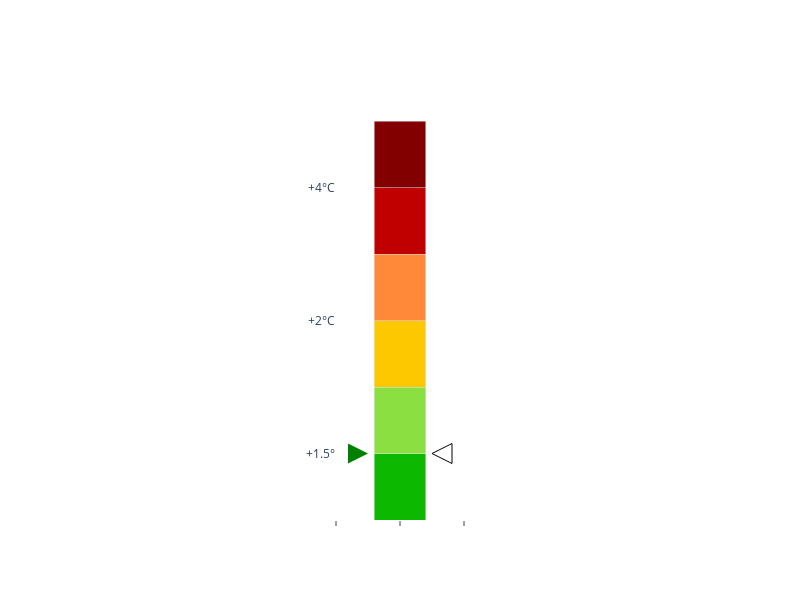

Notebook cell for this chart:
### Code cell
fig = build_bullet_gauge('', '')
fig.show()

### Figure 1 — Plotly figure (JSON) as saved in the notebook; plotly's stock layout.template omitted (floating-point values rounded to 4 significant figures)
{"data": [{"base": 0, "hoverinfo": "y", "marker": {"color": "#820000"}, "name": "measures", "orientation": "v", "type": "bar", "width": 0.4, "x": [0.5], "xaxis": "x", "y": [6], "yaxis": "y"}, {"base": 0, "hoverinfo": "y", "marker": {"color": "#C00000"}, "name": "measures", "orientation": "v", "type": "bar", "width": 0.4, "x": [0.5], "xaxis": "x", "y": [5], "yaxis": "y"}, {"base": 0, "hoverinfo": "y", "marker": {"color": "#FF8939"}, "name": "measures", "orientation": "v", "type": "bar", "width": 0.4, "x": [0.5], "xaxis": "x", "y": [4], "yaxis": "y"}, {"base": 0, "hoverinfo": "y", "marker": {"color": "#FEC800"}, "name": "measures", "orientation": "v", "type": "bar", "width": 0.4, "x": [0.5], "xaxis": "x", "y": [3], "yaxis": "y"}, {"base": 0, "hoverinfo": "y", "marker": {"color": "#8CDF41"}, "name": "measures", "orientation": "v", "type": "bar", "width": 0.4, "x": [0.5], "xaxis": "x", "y": [2], "yaxis": "y"}, {"base": 0, "hoverinfo": "y", "marker": {"color": "#0DB800"}, "name": "measures", "orientation": "v", "type": "bar", "width": 0.4, "x": [0.5], "xaxis": "x", "y": [1], "yaxis": "y"}, {"hoverinfo": "y", "marker": {"color": "rgb(0, 0, 0)", "size": 12, "symbol": "diamond-tall"}, "name": "markers", "type": "scatter", "x": [0.5], "xaxis": "x", "y": [], "yaxis": "y"}, {"hovertemplate": "Accomplishment", "marker": {"color": "green", "size": 20, "symbol": "arrow-right"}, "name": "Accomplishment", "showlegend": false, "type": "scatter", "x": [0.25], "xaxis": "x", "y": [1], "yaxis": "y"}, {"hovertemplate": "Engagement", "marker": {"color": "white", "line": {"color": "black", "width": 1}, "size": 20, "symbol": "arrow-left"}, "name": "Engagement", "showlegend": false, "type": "scatter", "x": [0.75], "xaxis": "x", "y": [1], "yaxis": "y"}], "layout": {"annotations": [{"font": {"color": "#0f0f0f", "size": 13}, "showarrow": false, "text": "<b></b>", "textangle": 0, "x": 0.5, "xanchor": "center", "xref": "paper", "y": 1.03, "yanchor": "middle", "yref": "paper"}], "barmode": "stack", "height": 600, "margin": {"l": 80}, "paper_bgcolor": "rgba(0,0,0,0)", "plot_bgcolor": "rgba(0,0,0,0)", "showlegend": false, "title": {}, "width": 800, "xaxis": {"anchor": "y", "domain": [0.4, 0.6], "range": [0, 1], "showgrid": false, "showticklabels": false, "ticks": "outside", "zeroline": false}, "yaxis": {"anchor": "x", "domain": [0, 1], "layer": "below traces", "showgrid": false, "tickmode": "array", "ticktext": ["+1.5°", "", "+2°C", "", "+4°C", ""], "tickvals": [1, 2, 3, 4, 5, 6], "tickwidth": 1, "zeroline": false}}}
